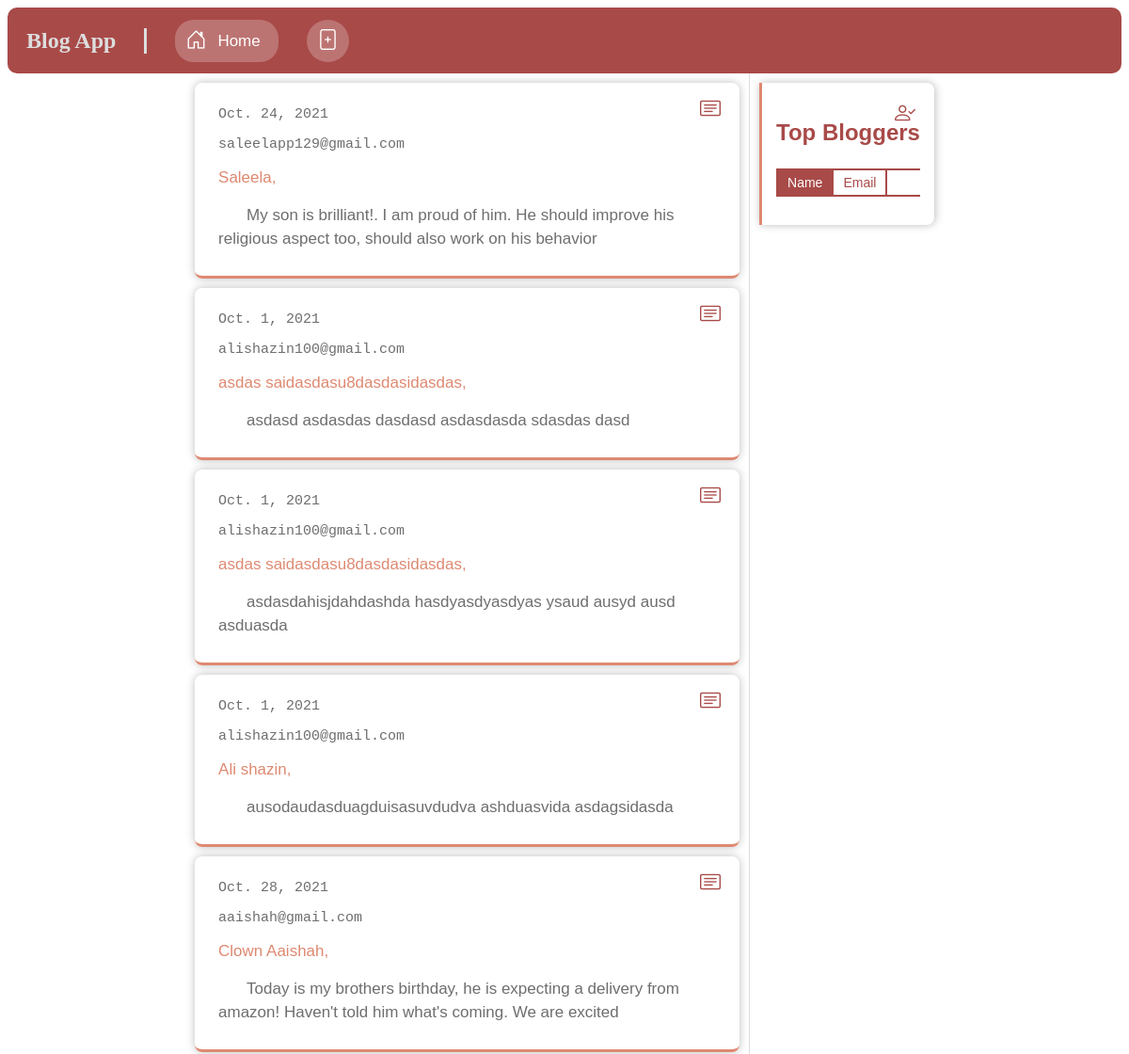
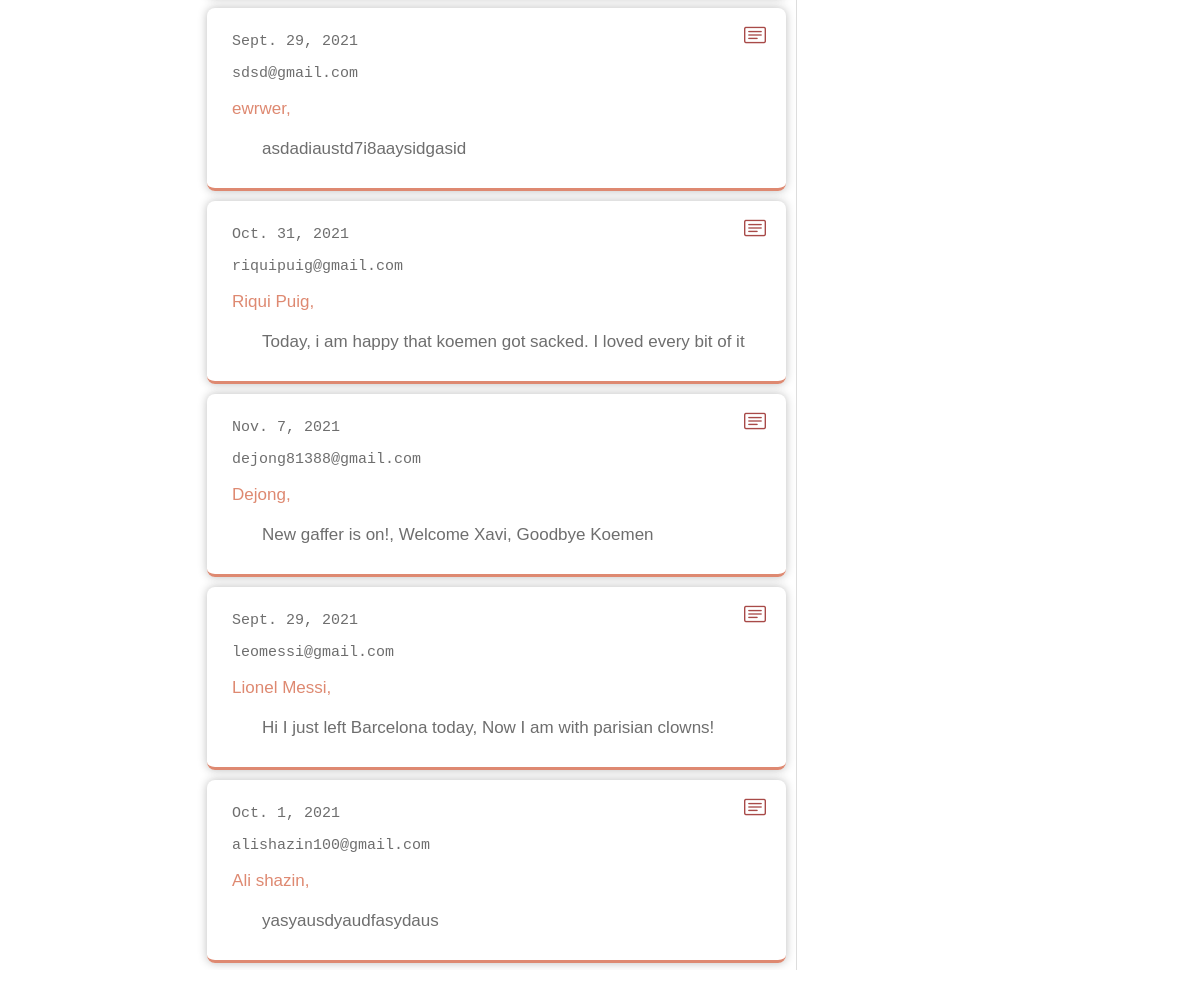
The page / on the database its author committed (2 pictures, top to bottom).
### app/models.py (models this page shows, shortened)
class Blog(models.Model):
    name = CharField(max_length=30)
    date = DateField()
    email = EmailField()
    blog = TextField()

### app/views.py (the view)
# urls.py: path('', home_page),
def home_page(request):
    objects = list(Blog.objects.all())
    objects.reverse()
    context = {
        'blogObj' : objects,
    }
    return render(request, 'app/home-blog.html', context)

### templates/app/home-blog.html (shortened to what this page needs)
{% extends 'base.html' %}
{% load static %}
{% block head %}
<link rel="stylesheet" type="text/css" href="{% static '/css/home.css' %}">
{% endblock head %}
{% block body %}
<div class="parent-box">
    <div class="blog-box">
        {% for i in blogObj %}
        <div class="blog-box-item">
            <i class="bi bi-card-text"></i>
            <p class="date-blogger">{{ i.date }}</p>
            <p class="email-blogger">{{ i.email }}</p>
            <p class="name-blogger">{{ i.name }},</p>
            <p class="content-blogger">{{ i.blog }}</p>
        </div>
        {% endfor %}
    </div>
    <div class="extra-box">
        <div class="extra-box-item">
            <h3>Top Bloggers</h3>
            <i class="bi bi-person-check"></i>
            <div class="separator"></div>
            <div class="sub-nav-bar">
                <div id="item-name" class="sub-nav-bar-item" onclick="controlSubNavName()">Name</div>
                <div id="item-email" class="sub-nav-bar-item" onclick="controlSubNavEmail()">Email</div>
            </div>
            <div class="separator" style="margin-bottom: 15px;"></div>
        </div>
    </div>
</div>
{% endblock body %}

### templates/base.html (shortened to what this page needs)
{% load static %}
<!DOCTYPE html>
<html>
<head>
    <link rel="stylesheet" href="https://cdn.jsdelivr.net/npm/bootstrap-icons@1.5.0/font/bootstrap-icons.css">
    <link rel="stylesheet" type="text/css" href="{% static '/css/base.css' %}">
    <link rel="stylesheet" type="text/css" href="{% static '/css/nav.css' %}">
    {% block head %}
    {% endblock head %}
</head>
<body>
    <div class="nav-bar">
        <h2>Blog App</h2>
        <div class="icon-box" id="home-div" onclick="moveToURL('../home')"><i class="bi bi-house-door"></i><span>Home</span></div>
        <div class="icon-box" id="add-div" onclick="moveToURL('../add')"><i class="bi bi-file-plus"></i><span>Add a blog</span></div>
    </div>
    {% block body %}
    {% endblock body %}
</body>
</html>

### static/css/base.css (style rules this page uses)
:root { --primary-color: #DE8971; --primary-color-light: #de8971a9; --secondary-color: #A84A48; --border-color: #ddd; --light-font-color: #6e6e6e; --shadow-color-light: #bdbdbd; --shadow-color-dark: #8d8d8d; --disabled-color: #dddddd; }
* { box-sizing: border-box; }

### static/css/nav.css (style rules this page uses)
.nav-bar { width: 100%; height: 70px; background-color: var(--secondary-color); margin-bottom: 30px; display: flex; justify-content: start; align-items: center; padding: 0 20px; border-radius: 10px; position: sticky; top: 0; z-index: 1; }
.nav-bar > h2 { font-family: Verdana, Geneva; padding-right: 30px; color: var(--disabled-color); margin-right: 30px; border-right: 3px solid var(--disabled-color); }
.nav-bar > .icon-box { margin-right: 30px; border-radius: 50%; background-color: rgba(255, 255, 255, 0.233); color: white; width: 45px; height: 45px; overflow: hidden; position: relative; white-space: nowrap; transition: width 0.5s, border-radius 0.5s; }
.icon-box > i { font-size: 22px; position: absolute; bottom: 9px; left: 11px; }
.icon-box > span { position: absolute; left: 35px; bottom: 12px; display: none; font-size: 17px; font-family: Arial; margin-left: 10px; }

### static/css/home.css (style rules this page uses)
.parent-box { margin: auto; display: flex; justify-content: center; }
.blog-box { max-width: 600px; height: 90vh; padding: 10px; overflow: auto; display: flex; flex-direction: column; border-right: 1px solid var(--border-color); }
.blog-box-item { position: relative; width: 100%; border-radius: 8px; padding: 10px 25px; border-bottom: 3px solid var(--primary-color); margin-bottom: 10px; box-shadow: 0 0 10px var(--shadow-color-light); transition: background-color 0.2s; }
.blog-box-item > i { position: absolute; right: 20px; top: 15px; color: var(--secondary-color); font-size: 22px; }
.name-blogger { font-family: Verdana, Tahoma, sans-serif; font-size: 17px; color: var(--primary-color); }
.date-blogger, .email-blogger { font-family: monospace; font-size: 15px; color: var(--light-font-color); }
.content-blogger { font-size: 17px; font-family: Arial, Helvetica, sans-serif; text-indent: 30px; word-wrap: break-word; line-height: 25px; color: var(--light-font-color); }
.nav-bar { margin-bottom: 0; }
.extra-box { padding: 10px; height: fit-content; max-width: 300px; max-height: 90vh; }
.extra-box-item { position: relative; width: 100%; border-radius: 0 8px 8px 0; padding: 15px; border-left: 3px solid var(--primary-color); box-shadow: 1px 0 10px var(--shadow-color-light); transition: background-color 0.2s; }
.extra-box-item > h3 { color: var(--secondary-color); font-family: Arial; font-size: 24px; }
.extra-box-item > i { position: absolute; right: 20px; top: 20px; color: var(--secondary-color); font-size: 22px; }
.separator { width: 100%; height: 2px; background-color: var(--secondary-color); }
.sub-nav-bar { width: 100%; display: flex; justify-content: flex-start; }
.sub-nav-bar-item { height: 100%; padding: 5px 10px; color: var(--secondary-color); border-right: 2px solid var(--secondary-color); font-family: Verdana, Geneva, Tahoma, sans-serif; font-size: 14px; cursor: pointer; transition: background-color 0.3s, color 0.3s; }
.sub-nav-bar-item:first-child { border-left: 2px solid var(--secondary-color); }

### rows shown on the page
Blog: date "Oct. 24, 2021", email "saleelapp129@gmail.com", name "Saleela", blog "My son is brilliant!. I am proud of him. He should improve his religious aspect too, should also work on his behavior"
Blog: date "Oct. 1, 2021", email "alishazin100@gmail.com", name "asdas saidasdasu8dasdasidasdas", blog "asdasd asdasdas dasdasd asdasdasda sdasdas dasd"
Blog: date "Oct. 1, 2021", email "alishazin100@gmail.com", name "asdas saidasdasu8dasdasidasdas", blog "asdasdahisjdahdashda hasdyasdyasdyas ysaud ausyd ausd asduasda"
Blog: date "Oct. 1, 2021", email "alishazin100@gmail.com", name "Ali shazin", blog "ausodaudasduagduisasuvdudva ashduasvida asdagsidasda"
Blog: date "Oct. 28, 2021", email "aaishah@gmail.com", name "Clown Aaishah", blog "Today is my brothers birthday, he is expecting a delivery from amazon! Haven't told him what's coming. We are excited"
Blog: date "Sept. 29, 2021", email "sdsd@gmail.com", name "ewrwer", blog "asdadiaustd7i8aaysidgasid"
Blog: date "Oct. 31, 2021", email "riquipuig@gmail.com", name "Riqui Puig", blog "Today, i am happy that koemen got sacked. I loved every bit of it"
Blog: date "Nov. 7, 2021", email "dejong81388@gmail.com", name "Dejong", blog "New gaffer is on!, Welcome Xavi, Goodbye Koemen"
Blog: date "Sept. 29, 2021", email "leomessi@gmail.com", name "Lionel Messi", blog "Hi I just left Barcelona today, Now I am with parisian clowns!"
Blog: date "Oct. 1, 2021", email "alishazin100@gmail.com", name "Ali shazin", blog "yasyausdyaudfasydaus"
